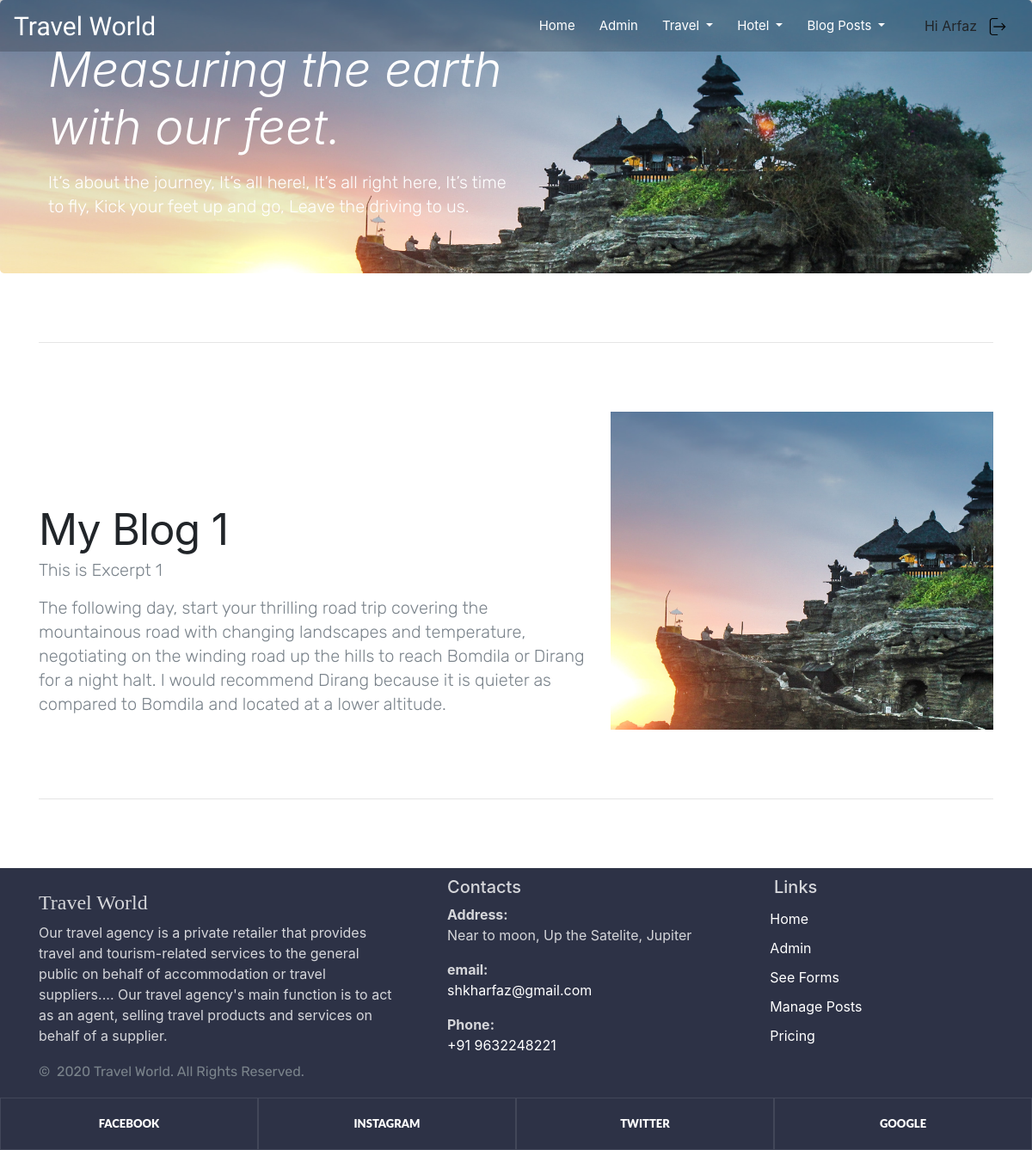
The app's page /sluggg/ (signed in) with its own data.
### core/models.py (models this page shows, shortened)
class Core(models.Model):
    title = models.CharField(max_length=200)
    excerpt = models.CharField(max_length=200)
    description = models.TextField(null=True)
    post_image = models.ImageField(upload_to='images/', max_length=2083)
    author = models.ForeignKey(User, on_delete=models.CASCADE, related_name='core')
    slug = models.SlugField(max_length=100, unique=True)
    updated_date = models.DateTimeField(auto_now=True)
    Published = models.DateTimeField(default=timezone.now)
    class Meta:
        ordering = ['-Published']
    @property
    def image_url(self):
        if self.post_image:
            return self.post_image.url
        return '#'

### core/views.py (the view)
# urls.py: path('<slug:slug>/', views.SingleView.as_view(), name='single'),
class SingleView(LoginRequiredMixin, DetailView):
    model = Core
    template_name = 'core/Detailed-Blog.html'
    context_object_name = 'post'

### templates/core/Detailed-Blog.html
{% extends 'core/base.html' %}
{% load static %}
{% block content%}
<div style="background:url({{ post.image_url }});background-size:cover;" class="jumbotron p-4 p-md-5 text-white">
    <div class="col-md-6 px-2">
        <h1 class="display-4 font-italic"> Measuring the earth with our feet.</h1>
        <p style="color:white;" class="lead my-3">It’s about the journey, It’s all here!, It’s all right here, It’s time to fly, Kick your feet up and go, Leave the driving to us.</p>
    </div>
</div>
<main role="main">
    <div class="container marketing">
        <hr class="featurette-divider">
        <div class="row featurette">
            <div class="col-md-7">
                <h2 class="featurette-heading">{{ post.title}} </h2>
                <p class="lead">{{ post.excerpt }}</p>
                <p class="lead">{{ post.description }}</p>
            </div>
            <div class="col-md-5">
                    <img style="display:block; width:100%; height:100%;object-fit: cover;" width="100%"
                     height="100%" src="{{ post.image_url }}" >
            </div>
        </div>
        <hr class="featurette-divider">
    </div>
</main>
{% endblock %}

### templates/core/Navbar.html (shortened to what this page needs)
{% load static %}
<nav class="navbar navbar-expand-lg fixed-top py-2 navbar-inverse">
    <a class="navbar-brand" href="{% url 'core:index' %}">Travel World</a>
    {% if user.is_authenticated %}
    <div class="collapse navbar-collapse" id="navbarSupportedContent">
        <ul class="navbar-nav ml-auto">
            <li class="nav-item cool-link">
                <a class="nav-link " href="{% url 'core:index'%}">Home</a>
            </li>
            {% if user.is_superuser %}
            <li class="nav-item cool-link"><a class="nav-link" href="/admin">Admin</a></li>
            <li class="nav-item dropdown cool-link">
                <a class="nav-link dropdown-toggle" href="{% url 'core:project' %}" role="button"
                   data-toggle="dropdown" aria-haspopup="true">
                    Travel
                </a>
            </li>
                        <li class="nav-item dropdown cool-link">
                <a class="nav-link dropdown-toggle" href="{% url 'api:guest_list' %}" role="button"
                   data-toggle="dropdown" aria-haspopup="true">
                    Hotel
                </a>
            </li>
            <li class="nav-item dropdown cool-link">
                <a class="nav-link dropdown-toggle" href="{% url 'core:posts' %}" role="button"
                   data-toggle="dropdown" aria-haspopup="true">
                    Blog Posts
                </a>
            </li>
            {% endif %}
            <li style="margin-top:13px;" class="nav-item">Hi {{user.username|title}}</li>
            <li id="logout" class="nav-item ">
                <a class="nav-link" href="{% url 'admin:logout' %}">
                    <img width="20px" height="20px" src="{% static 'images/logout.png' %} ">
                </a>
            </li>
        </ul>
    </div>
    {% endif %}
</nav>

### static/css/blog.css (style rules this page uses)
h1, h2, h3, h4, h5, h6 { font-family: "Playfair Display", Georgia, "Times New Roman", serif; }
.display-4 { font-size: 2.5rem; }
@media (min-width: 768px) { .display-4 { font-size: 3rem; } }

### static/css/blog1.css (style rules this page uses)
.marketing h2 { font-weight: 400; }
.featurette-divider { margin: 5rem 0; }
.featurette-heading { font-weight: 300; line-height: 1; letter-spacing: -.05rem; }
@media (min-width: 40em) { .featurette-heading { font-size: 50px; } }
@media (min-width: 62em) { .featurette-heading { margin-top: 7rem; } }

### records on screen
Core: image_url (picture), title "My Blog 1", excerpt "This is Excerpt 1", description "The following day, start your thrilling road trip covering the mountainous road with changing landscapes and temperature, negotiating on the winding road up the hills to reach Bomdila or Dirang for a night halt. I would recommend Dirang because it is quieter as compared to Bomdila and located at a lower altitude."

### other values on screen
{{ user.username|title }} "Arfaz"
